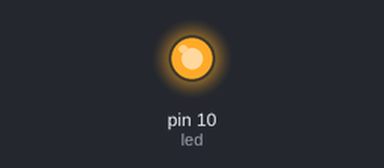
Recording of a sketch running on a simulated Arduino Uno, built with avr-gcc and run on an emulated ATmega328P. On the bench: output pins drawn as LEDs (lit = HIGH).

Above: at 0.3 s.
At 3.7 s:
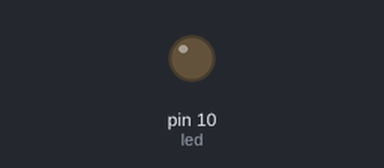
Timing chart, 0 to 4.6 s (numbered marks = the images above):
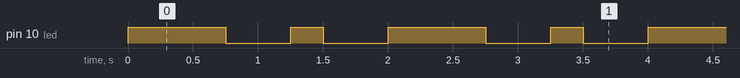

Measured:
- by itself, pin 10 (led): repeats every 2.0 s: LOW 0.50 s, HIGH 0.25 s, LOW 0.50 s, HIGH 0.75 s
- by itself, everything shown: repeats every 2.0 s, in 4 steps

The sketch:

sketch_aug08a.ino
```cpp
int led = 10;
void setup() {
pinMode(led, OUTPUT);
}
void loop() {
  morse('a');
}

void morse(char letra)
{
  switch(letra)
  {
    case 'a':
        piscar(false,1);
        piscar(true,1);
        break;

  }
}
void piscar(bool longo,int x)
{
  for(int i = 0; i< x; i++)
  {
    digitalWrite(led, HIGH);//Liga a porta 10
    delay((longo?250:750));
    digitalWrite(led, LOW);
    delay(500);
  }
}
```
